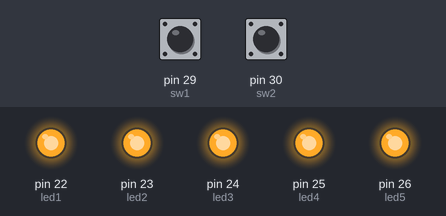
The sketch below on a simulated Arduino Mega 2560, built with avr-gcc and run on an emulated ATmega2560. On the bench: output pins drawn as LEDs (lit = HIGH). Inputs (shaded band) come from the test bench; at power-on: pin 29 (sw1) HIGH, pin 30 (sw2) HIGH.

Above: at 1.2 s.
1.3 s: pin 29 (sw1) pulled LOW for 0.15 s
At 2.4 s:
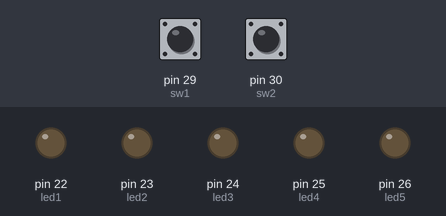
3.2 s: pin 30 (sw2) pulled LOW for 0.15 s
At 3.35 s:
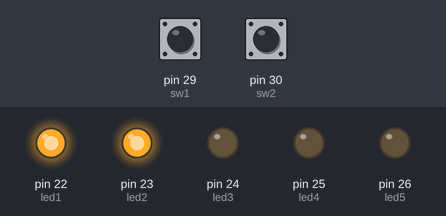
5.1 s: pin 29 (sw1) pulled LOW for 1 s
At 5.25 s:
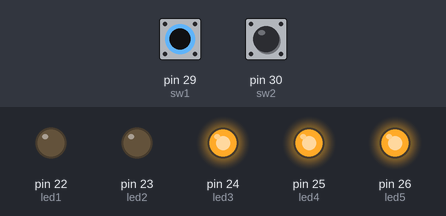
7.6 s: pin 30 (sw2) pulled LOW for 1 s
At 7.85 s:
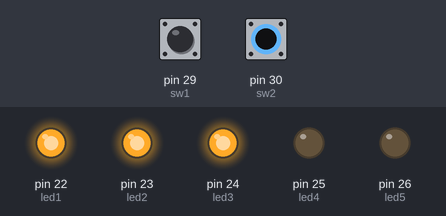
Timing chart, 0 to 10.6 s (numbered marks = the images above; inputs shaded):
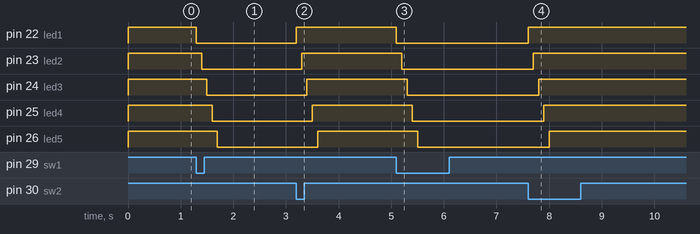

The sketch:

LEDSwitchAscendDescendDiffSwitches.ino
```cpp
int led1 = 22,led2 = 23, led3 = 24, led4 = 25, led5 = 26;
int sw1 = 29, sw2 = 30;
int sw1_value, sw2_value;

void setup(){
  pinMode(led1,OUTPUT);
  pinMode(led2,OUTPUT);
  pinMode(led3,OUTPUT);
  pinMode(led4,OUTPUT);
  pinMode(led5,OUTPUT);
  pinMode(sw1,INPUT);
  pinMode(sw2,INPUT);
  digitalWrite(led1,HIGH);
  digitalWrite(led2,HIGH);
  digitalWrite(led3,HIGH);
  digitalWrite(led4,HIGH);
  digitalWrite(led5,HIGH);
}

void loop(){
  sw1_value = digitalRead(sw1);
  sw2_value = digitalRead(sw2);
  if(sw1_value == LOW){
    digitalWrite(led1,LOW);
    delay(100);
    digitalWrite(led2,LOW);
    delay(100);
    digitalWrite(led3,LOW);
    delay(100);
    digitalWrite(led4,LOW);
    delay(100);
    digitalWrite(led5,LOW);
  }
  if(sw2_value == LOW){
    digitalWrite(led1,HIGH);
    delay(100);
    digitalWrite(led2,HIGH);
    delay(100);
    digitalWrite(led3,HIGH);
    delay(100);
    digitalWrite(led4,HIGH);
    delay(100);
    digitalWrite(led5,HIGH);
  }
}
```

Measured:
- after the input at 1.3 s, pin 22 (led1): HIGH → LOW at once; pin 23 (led2): HIGH → LOW after 0.10 s; pin 24 (led3): HIGH → LOW after 0.20 s; pin 25 (led4): HIGH → LOW after 0.30 s; pin 26 (led5): HIGH → LOW after 0.40 s
- after the input at 3.2 s, pin 22 (led1): LOW → HIGH at once; pin 23 (led2): LOW → HIGH after 0.10 s; pin 24 (led3): LOW → HIGH after 0.20 s; pin 25 (led4): LOW → HIGH after 0.30 s; pin 26 (led5): LOW → HIGH after 0.40 s
- after the input at 5.1 s, pin 22 (led1): HIGH → LOW at once; pin 23 (led2): HIGH → LOW after 0.10 s; pin 24 (led3): HIGH → LOW after 0.20 s; pin 25 (led4): HIGH → LOW after 0.30 s; pin 26 (led5): HIGH → LOW after 0.40 s
- after the input at 7.6 s, pin 22 (led1): LOW → HIGH at once; pin 23 (led2): LOW → HIGH after 0.10 s; pin 24 (led3): LOW → HIGH after 0.20 s; pin 25 (led4): LOW → HIGH after 0.30 s; pin 26 (led5): LOW → HIGH after 0.40 s
